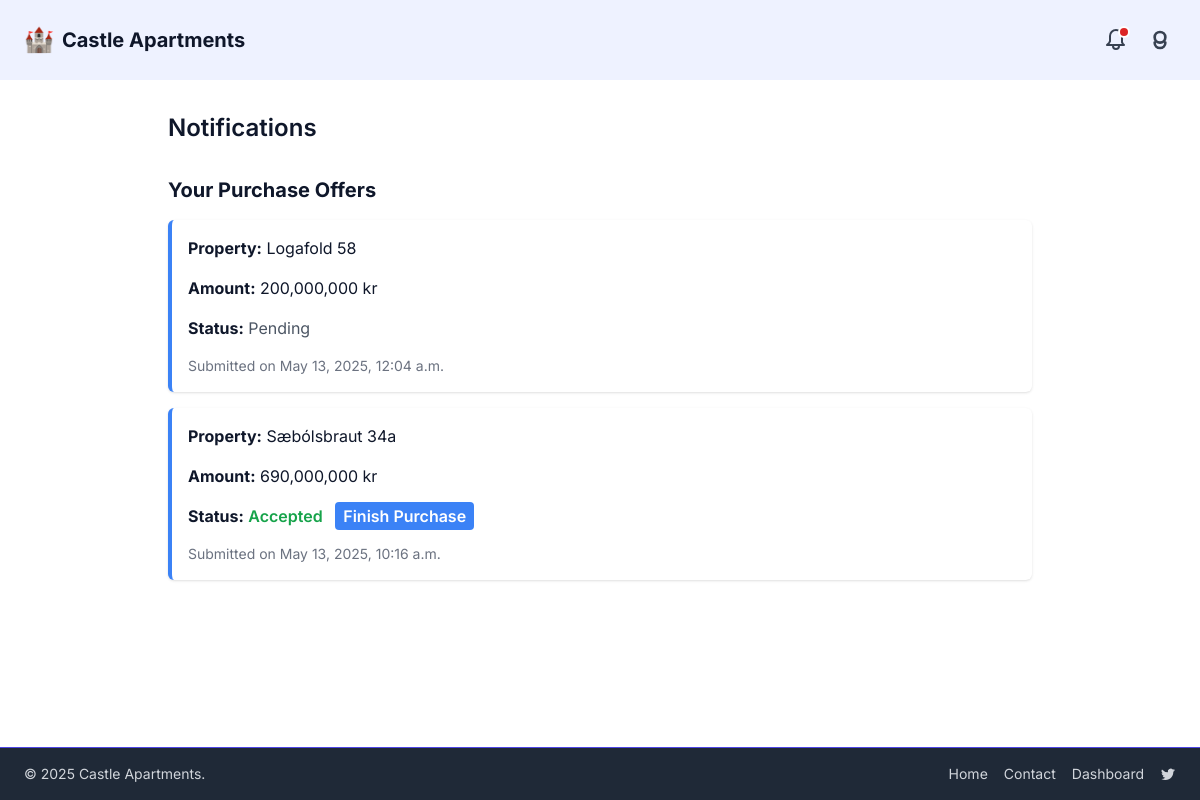
/dashboard/notifications/ (signed in), run on the app's committed database.
### property/models.py (models this page shows, shortened)
class PurchaseOffer(models.Model):
    STATUS_CHOICES = [
        ('pending', 'Pending'),
        ('accepted', 'Accepted'),
        ('declined', 'Declined'),
        ("finalized", "Finalized"),
    ]
    property = models.ForeignKey('Property', on_delete=models.CASCADE, related_name='offers')
    buyer = models.ForeignKey(User, on_delete=models.CASCADE)
    amount = models.DecimalField(max_digits=12, decimal_places=2)
    message = models.TextField(blank=True)
    created_at = models.DateTimeField(auto_now_add=True)
    expiration_date = models.DateTimeField(blank=True, null=True)
    status = models.CharField(max_length=10, choices=STATUS_CHOICES, default='pending')

class Property(models.Model):
    PROPERTY_TYPE_CHOICES = [
        ('apartment', 'Apartment'),
        ('house', 'House'),
        ('duplex', 'Duplex'),
        ('studio', 'Studio'),
        ('land', 'Land'),
    ]
    title = models.CharField(max_length=100)
    description = models.TextField()
    price = models.DecimalField(max_digits=12, decimal_places=2)
    address = models.CharField(max_length=100)
    city = models.CharField(max_length=100, default="")
    zip_code = models.CharField(max_length=20, default="000")
    sqft = models.DecimalField(max_digits=10, decimal_places=2)
    bedrooms = models.IntegerField()
    bathrooms = models.IntegerField()
    year_built = models.IntegerField(blank=True, null=True)
    is_published = models.BooleanField(default=True)
    is_sold = models.BooleanField(default=False)
    created_at = models.DateTimeField(auto_now_add=True)
    type = models.CharField(
        max_length=20,
        choices=PROPERTY_TYPE_CHOICES,
        default='apartment'
    )
    owner = models.ForeignKey(
        settings.AUTH_USER_MODEL,
        on_delete=models.CASCADE,
        related_name='properties',
        null=True,
        blank=True,
    )
    category = models.ForeignKey(
        Category,
        related_name="items",
        on_delete=models.SET_NULL,
        null=True,
        blank=True,
    )
    def property_main_image_path(instance, filename):
        return f"property_photos/{instance.id}/{filename}"
    main_image = models.ImageField(
        upload_to=property_main_image_path,
        blank=True,
        null=True,
    )
    class Meta:
        ordering = ["title"]

### dashboard/views.py (the view)
# urls.py: path('notifications/', views.notifications, name='notifications'),
@login_required
def notifications(request):
    user = request.user
    owner_offers = []
    buyer_offers = []
    if user.user_type == 'agency_seller' or user.user_type == 'individual_seller':
        owner_offers = PurchaseOffer.objects.filter(property__owner=user).select_related('property', 'buyer')
    if user.user_type == 'buyer':
        buyer_offers = PurchaseOffer.objects.filter(buyer=user).select_related('property')
    return render(request, 'dashboard/notifications.html', {
        'owner_offers': owner_offers,
        'buyer_offers': buyer_offers,
    })

### dashboard/templates/dashboard/notifications.html (shortened to what this page needs)
{% extends 'base.html' %}
{% load humanize %}
{% block content %}
<div class="max-w-4xl mx-auto px-4 py-8">
  <h1 class="text-2xl font-semibold mb-6">Notifications</h1>
  {% if user.user_type == 'buyer' %}
    <h2 class="text-xl font-bold mt-8 mb-4">Your Purchase Offers</h2>
    {% if buyer_offers %}
      {% for offer in buyer_offers %}
        <div class="flex flex-col p-4 bg-white rounded-md overflow-hidden shadow mb-4 gap-4 border-l-4 border-blue-500">
          <p><strong>Property:</strong> {{ offer.property.title }}</p>
          <p><strong>Amount:</strong> {{ offer.amount|floatformat:"0"|intcomma }} kr</p>
          <p><strong>Status:</strong>
            {% if offer.status == 'accepted' %}
              <span class="text-green-600 font-semibold pr-2">Accepted</span>
              <a href="{% url 'finalize_offer' offer.id 'contact' %}" class="bg-blue-500 text-white font-semibold py-1 px-2 rounded hover:bg-blue-800">
                Finish Purchase
              </a>
            {% elif offer.status == 'declined' %}
              <span class="text-red-600 font-semibold">Declined</span>
            {% else %}
              <span class="text-gray-600">Pending</span>
            {% endif %}
          </p>
          <p class="text-sm text-gray-500">Submitted on {{ offer.created_at|date:"F j, Y, g:i a" }}</p>
        </div>
      {% endfor %}
    {% else %}
      <p>You have not made any offers yet.</p>
    {% endif %}
  {% endif %}
</div>
{% endblock %}

### data on the page
PurchaseOffer: property "Logafold 58", amount "200,000,000", status "Pending", created_at "May 13, 2025, 12:04 a.m."
PurchaseOffer: property "Sæbólsbraut 34a", amount "690,000,000", status "Accepted", created_at "May 13, 2025, 10:16 a.m."
